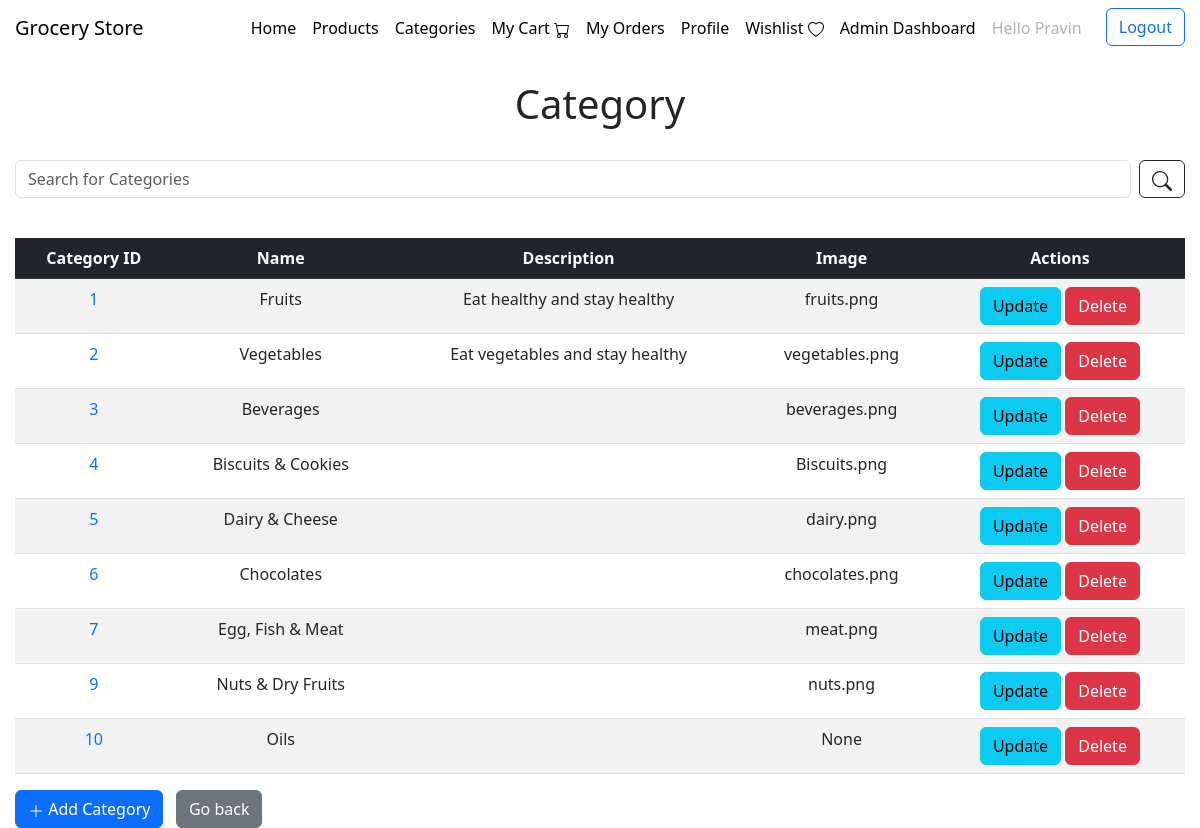
/category (signed in), run on the app's committed database.
### application/models.py (models this page shows)
class User(db.Model, UserMixin):
    __tablename__ = 'user'
    id = db.Column(db.Integer(), primary_key = True, nullable = False, autoincrement=True)
    name = db.Column(db.String(50), nullable=False)
    username = db.Column(db.String(50), nullable=False, unique=True)
    password = db.Column(db.String(50), nullable=False)
    email = db.Column(db.String(), unique = True)
    mobile = db.Column(db.Integer(), unique=True)
    address = db.Column(db.String(250))
    role = db.Column(db.String(5), nullable=False, default='user')
    orders = db.relationship('Order', backref='user', lazy = True)
    cart_products = db.relationship('Cart', backref='user', lazy = True)
    wishlist = db.relationship('Wishlist', backref='user', lazy = True)
    vouchers = db.relationship('Voucher', backref='user', lazy = True)

class Category(db.Model):
    __tablename__ = 'category'
    c_id = db.Column(db.Integer(), primary_key = True, autoincrement=True)
    c_name = db.Column(db.String(50), nullable=False, unique=True)
    description = db.Column(db.String())
    image = db.Column(db.String())
    products = db.relationship('Product', backref = 'category', cascade = "all,delete", lazy = True)

### application/controllers/admin_controls.py (the view)
@app.route('/category', methods=["GET", "POST"])
@login_required
def category():
    if current_user.role == 'admin': # type: ignore
        category = Category.query.all()
        return render_template('admin/category.html', category=category)
    else:
        return "<center><h2>Only admin can access it</h2></center>"

### application/controllers/login_controls.py (called while the page is built)
@login_manager.user_loader
def load_user(user_id):
    return User.query.get(user_id)

### templates/admin/category.html (shortened to what this page needs)
<!DOCTYPE html>
<html lang="en">
<head>
    <link href="https://cdn.jsdelivr.net/npm/bootstrap@5.3.0-alpha3/dist/css/bootstrap.min.css" rel="stylesheet">
    <link href="/static/css/style.css" rel="stylesheet">
</head>
<body>
    {% include 'navbar.html' %}
    <h1 style="text-align: center;"> Category </h1> <br>
    <div class="input-group mb-3">
      <form class="d-flex" role="search" method="GET" action="/category_search">
          <input class="form-control me-2" name="q" size="170" type="search" placeholder="Search for Categories" aria-label="Search" required/>
          <button class="btn btn-outline-dark" type="submit">
          </button>
      </form>
  </div>
  <br>
        {% if category|length == 0 %}
        <h2><svg xmlns="http://www.w3.org/2000/svg" width="16" height="16" fill="currentColor" class="bi bi-plus-lg" viewBox="0 0 16 16">
          <path fill-rule="evenodd" d="M8 2a.5.5 0 0 1 .5.5v5h5a.5.5 0 0 1 0 1h-5v5a.5.5 0 0 1-1 0v-5h-5a.5.5 0 0 1 0-1h5v-5A.5.5 0 0 1 8 2Z"/>
        </svg> Add the Categories now!!! </h2>
        {% else %}
        <table class="table table-striped" id = "ctg-detail">
            <thead>
              <tr class="table-dark">
                <th scope="col">Category ID</th>
                <th scope="col">Name</th>
                <th scope="col">Description</th>
                <th scope="col">Image</th>
                <th scope="col">Actions</th>
              </tr>
            </thead>
            <tbody>
              {% for ctg in category %}
              <tr>
                <td scope="row"><a href="/category/{{ ctg.c_id }}/product" id="href" style="text-decoration: solid;">{{ ctg.c_id }}</a></td>
                <td>{{ ctg.c_name }}</td>
                <td>{{ ctg.description }} </td>
                <td>{{ ctg.image }} </td>
                <td>
                    <a class="btn btn-info" href="/category/{{ ctg.c_id }}/update" role="button">Update</a>
                    <a class="btn btn-danger" href="/category/{{ ctg.c_id }}/delete" role="button" onclick="return confirm('Are you sure you want to delete this category and its products?');">Delete</a>
                </td>
              </tr>
              {% endfor %}
            </tbody>
          </table>
        {% endif %}
        <a class="btn btn-primary" href="/category/create" role="button"> <svg xmlns="http://www.w3.org/2000/svg" width="16" height="16" fill="currentColor" class="bi bi-plus-lg" viewBox="0 0 16 16">
          <path fill-rule="evenodd" d="M8 2a.5.5 0 0 1 .5.5v5h5a.5.5 0 0 1 0 1h-5v5a.5.5 0 0 1-1 0v-5h-5a.5.5 0 0 1 0-1h5v-5A.5.5 0 0 1 8 2Z"/>
        </svg> Add Category </a> &nbsp;
        <a class="btn btn-secondary" href="/admin/dashboard" role="button"> Go back </a>
</body>
</html>

### templates/navbar.html (shortened to what this page needs)
<!DOCTYPE html>
<html lang="en">
<head>
    <link href="https://cdn.jsdelivr.net/npm/bootstrap@5.3.0-alpha3/dist/css/bootstrap.min.css" rel="stylesheet">
</head>
<body>
<nav class="navbar navbar-expand-lg top bg-body-primary">
    <a class="navbar-brand" href="/">Grocery Store</a>
    <div class="offcanvas offcanvas-start" tabindex="-1" id="navbarOffcanvasLg" aria-labelledby="navbarOffcanvasLgLabel">
        <div class="offcanvas-body">
          <ul class="navbar-nav justify-content-end flex-grow-1 pe-3">
                <li class="nav-item">
                    <a class="nav-link active" aria-current="page" href="/">Home</a>
                </li>
                <li class="nav-item">
                  <a class="nav-link active" aria-current="page" href="/view_product">Products</a>
                </li>
                <li class="nav-item">
                  <a class="nav-link active" href="/view_category">Categories</a>
                </li>
                <li class="nav-item">
                  <a class="nav-link active" href="/mycart">My Cart
                  </a>
                </li>
                <li class="nav-item">
                  <a class="nav-link active" href="/myorders">My Orders</a>
                </li>
                <li class="nav-item">
                  <a class="nav-link active" href="/myprofile">Profile</a>
                </li>
                <li class="nav-item">
                  <a class="nav-link active" href="/wishlist">Wishlist
                  </a>
                </li>
                {% if current_user.role=='admin' %}
                <li class="nav-item">
                  <a class="nav-link active" href="/admin/dashboard">Admin Dashboard</a>
                </li>
                {% endif %}
                {% if current_user.is_authenticated %}
                <li class="nav-item">
                  <a class="nav-link disabled">Hello {{current_user.name}}</a>
                </li>
                {% endif %}
            </ul>
              {% if current_user.is_authenticated %}
              <a href="/logout">
                <button class="btn btn-outline-primary" type="submit">Logout</button>
              </a>
              {% else %}
              <a href="/login">
                <button class="btn btn-outline-primary" type="submit">Log In</button>
              </a>
              {% endif %}
        </div>
    </div>
  </nav> <br>
</body>
</html>

### static/css/style.css (style rules this page uses)
body { padding-left: 15px; padding-right: 15px; }

### templates/admin/category.html (style rules this page uses)
#ctg-detail { text-align: center; }

### data on the page
User: name "Pravin"
Category: c_id "1", c_name "Fruits", description "Eat healthy and stay healthy", image "fruits.png"
Category: c_id "2", c_name "Vegetables", description "Eat vegetables and stay healthy", image "vegetables.png"
Category: c_id "3", c_name "Beverages", image "beverages.png"
Category: c_id "4", c_name "Biscuits & Cookies", image "Biscuits.png"
Category: c_id "5", c_name "Dairy & Cheese", image "dairy.png"
Category: c_id "6", c_name "Chocolates", image "chocolates.png"
Category: c_id "7", c_name "Egg, Fish & Meat", image "meat.png"
Category: c_id "9", c_name "Nuts & Dry Fruits", image "nuts.png"
Category: c_id "10", c_name "Oils", image "None"
